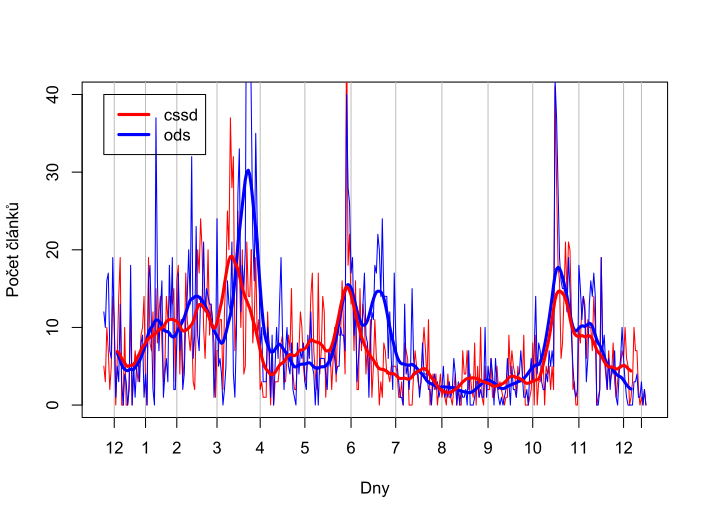

Reproduce this figure in R.
Sys.setlocale(category = "LC_ALL", locale = "en_US.UTF-8")

posun = 20
vahy=c(1:(posun/2), (posun/2):1)
celadelka<-scan("/Users/karelbilek/Desktop/Rploty/R_dny_tfidf", what="char");
what_paint=c(1:length(celadelka));


prettify=function(zz) {rollapply(zoo(zz), width=posun, FUN=function(z) weighted.mean(z, vahy), na.pad = TRUE);}




min=0;
max = 40;


plot(c(what_paint), c(0,rep(max, length(what_paint)-1)), type="n", xlab="Dny", ylab="Počet článků" , xaxt="n");


kresli <- function(jmeno, barva) {
	filename = paste("/Users/karelbilek/Desktop/Rploty/R_tfidf_special_", jmeno, sep="");
	cely<-scan(filename)
	lines(c(what_paint),cely[c(what_paint)],type="l", col=barva);
}


kreslis2 <- function(jmeno, barva) {
	filename = paste("/Users/karelbilek/Desktop/Rploty/R_tfidf_special_", jmeno, sep="");
	cely<-scan(filename)
	cely_sma<-prettify(cely)
	
	lines(c(what_paint),cely_sma[c(what_paint)],type="l", col=barva, lwd=3);
}

kde<-scan("/Users/karelbilek/Desktop/Rploty/R_dnywhere_tfidf");
mesice<-scan("/Users/karelbilek/Desktop/Rploty/R_mesice_tfidf", what="char");
axis(1, at=kde, labels=mesice);
abline(v=kde, untf = FALSE, col="gray")

kresli("cssd", "red")
kresli("ods", "blue")

kreslis2("ods", "blue")
kreslis2("cssd", "red")



legend(1, max, c("cssd", "ods"), col=c("red", "blue"), lty=1, lwd=3);
